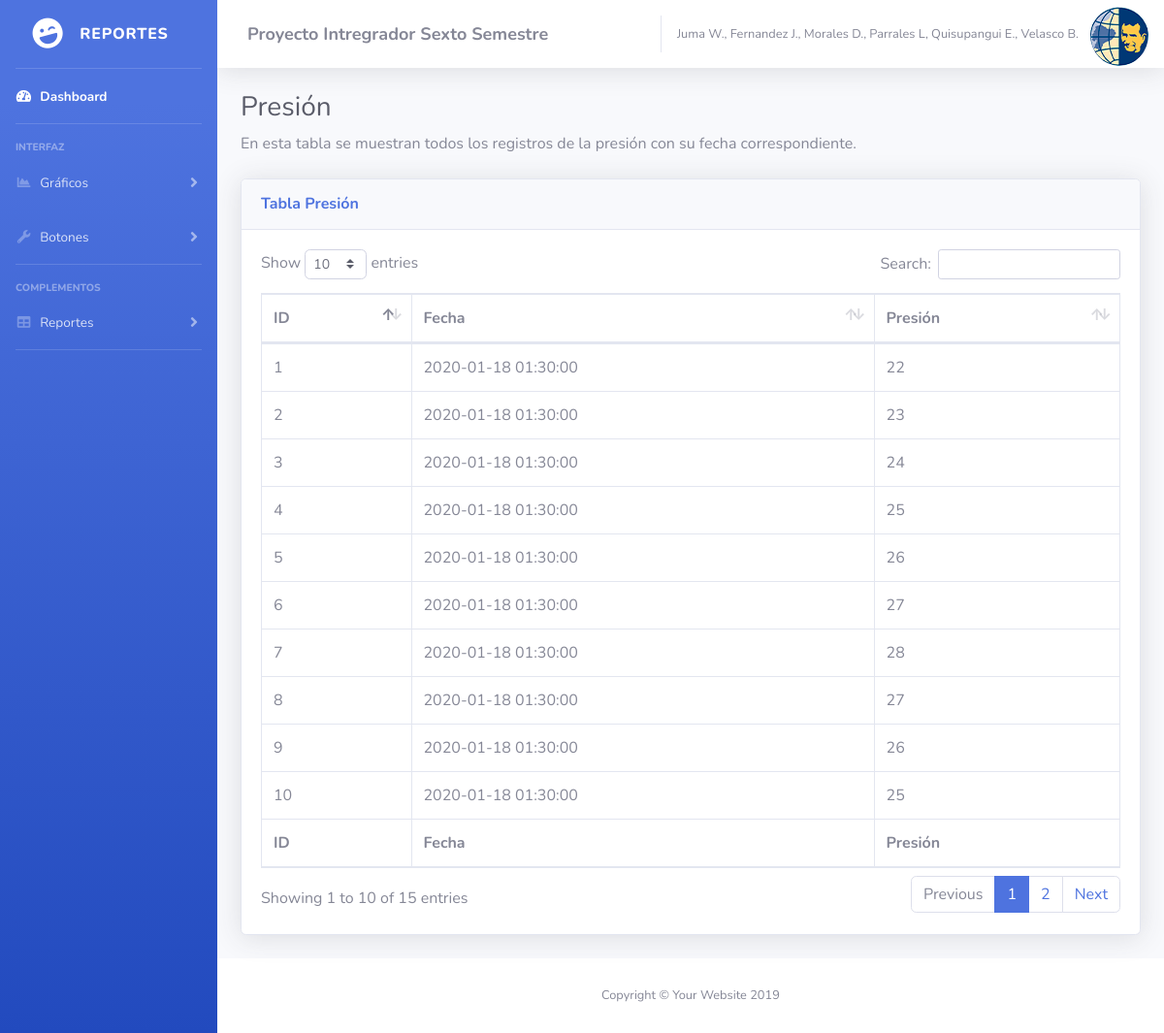
The page /Aplicacion_Web/presion.php on the database its author committed.
### tables this page shows
CREATE TABLE presion (
                id_presion INT AUTO_INCREMENT NOT NULL,
                fecha DATETIME NOT NULL,
                presion INT NOT NULL,
                PRIMARY KEY (id_presion)
);

### Aplicacion_Web/presion.php (the view, shortened to what this page needs)
<?php
include("Header.php");
?>
 <div class="container-fluid">
<h1 class="h3 mb-2 text-gray-800">Presión</h1>
<p class="mb-4">En esta tabla se muestran todos los registros de la presión con su fecha correspondiente.</p>
<div class="card shadow mb-4">
  <div class="card-header py-3">
    <h6 class="m-0 font-weight-bold text-primary">Tabla Presión</h6>
  </div>
  <div class="card-body">
    <div class="table-responsive">
      <table class="table table-bordered" id="dataTable" width="100%" cellspacing="0">
        <thead>
          <tr>
            <th>ID</th>
            <th>Fecha</th>
            <th>Presión</th>
          </tr>
        </thead>
        <tfoot>
          <tr>
            <th>ID</th>
            <th>Fecha</th>
            <th>Presión</th>
          </tr>
        </tfoot>
        <tbody>
          <?php
            $conexion = mysqli_connect("localhost", "root", "", "p1") or
            die("Problemas con la conexión");
            $registros = mysqli_query($conexion, "SELECT * FROM `presion`") or
            die("Problemas en el select:" . mysqli_error($conexion));
            while ($reg = mysqli_fetch_array($registros)) {
            echo "<tr>";
            echo "<td>".$reg['id_presion']."</td>";
            echo "<td>".$reg['fecha']."</td>";
            echo "<td>".$reg['presion']."</td>";
            echo "</tr>";
            }
          ?>
        </tbody>
      </table>
    </div>
  </div>
</div>
</div>
</div>
<footer class="sticky-footer bg-white">
        <div class="container my-auto">
          <div class="copyright text-center my-auto">
            <span>Copyright &copy; Your Website 2019</span>
          </div>
        </div>
      </footer>
    </div>
  </div>
</body>
</html>

### rows shown on the page
presion: id_presion "1", fecha "2020-01-18 01:30:00", presion "22"
presion: id_presion "2", fecha "2020-01-18 01:30:00", presion "23"
presion: id_presion "3", fecha "2020-01-18 01:30:00", presion "24"
presion: id_presion "4", fecha "2020-01-18 01:30:00", presion "25"
presion: id_presion "5", fecha "2020-01-18 01:30:00", presion "26"
presion: id_presion "6", fecha "2020-01-18 01:30:00", presion "27"
presion: id_presion "7", fecha "2020-01-18 01:30:00", presion "28"
presion: id_presion "8", fecha "2020-01-18 01:30:00", presion "27"
presion: id_presion "9", fecha "2020-01-18 01:30:00", presion "26"
presion: id_presion "10", fecha "2020-01-18 01:30:00", presion "25"
